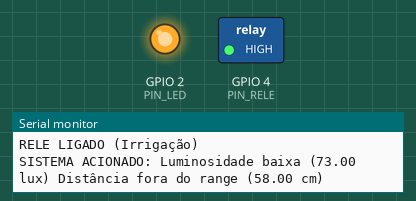
This sketch was run on a simulated ESP32. Shown: switched loads named in the sketch (green lamp = pin HIGH), output pins drawn as LEDs (lit = HIGH), the last lines printed to the serial monitor. WiFi joins after 1.5 s; servers stay silent unless stated; random numbers use the default seed unless the sketch sets one.

Above: at 2.1 s.
At 80.6 s:
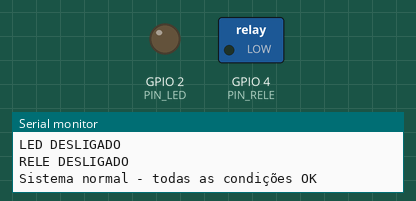
Timing chart, 0 to 88.1 s (numbered marks = the images above):
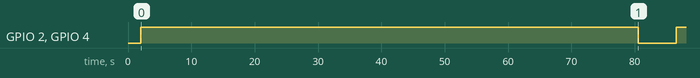

Measured:
- by itself, GPIO 2 (PIN_LED), GPIO 4 (PIN_RELE): LOW → HIGH at 2.0 s, → LOW 78.6 s later, → HIGH 6.0 s later

The sketch:

main.ino
```cpp
/*
 * MOLHA.ME - Sistema IoT Simplificado
 *
 * FUNCIONALIDADES:
 * 1. Regras locais: temperatura, umidade, luminosidade, distância
 * 2. Integração API: enviar leituras (POST) e buscar thresholds (GET)
 * 3. Fail-safe: valores padrão se API não responder
 * 4. Controle de LED/relé baseado em regras locais
 */

#include <WiFi.h>
#include <HTTPClient.h>
#include <ArduinoJson.h>

// ===========================================
// CONFIGURAÇÕES WIFI
// ===========================================
const char* ssid = "Seu wifi";
const char* password = "A senha dele";

// ===========================================
// CONFIGURAÇÕES API
// ===========================================
const char* serverUrl = "http://SEUIP:3000"; // Substitua pelo seu IP
const char* apiSendData = "/api/send-data";
const char* apiGetThresholds = "/api/get-thresholds";

// ===========================================
// PINOS DOS SENSORES E ATUADORES
// ===========================================
const int PIN_TEMPERATURA = 34;    // Sensor de temperatura (DHT22)
const int PIN_UMIDADE = 35;        // Sensor de umidade (DHT22)
const int PIN_LUMINOSIDADE = 36;   // Sensor de luminosidade (LDR)
const int PIN_DISTANCIA = 37;      // Sensor de distância (HC-SR04)
const int PIN_LED = 2;             // LED indicador
const int PIN_RELE = 4;            // Relé para bomba/irrigação

// ===========================================
// THRESHOLDS PADRÃO (FALLBACK)
// ===========================================
struct Thresholds {
  float temperatura_max = 30.0;     // °C
  float umidade_min = 40.0;        // %
  float luminosidade_min = 200.0;  // lux
  float distancia_min = 5.0;       // cm
  float distancia_max = 50.0;     // cm
};

Thresholds thresholds;
bool apiOnline = false;
unsigned long lastApiCheck = 0;
const unsigned long API_CHECK_INTERVAL = 30000; // 30 segundos

// ===========================================
// DADOS DOS SENSORES
// ===========================================
struct SensorData {
  float temperatura = 0.0;
  float umidade = 0.0;
  float luminosidade = 0.0;
  float distancia = 0.0;
  unsigned long timestamp = 0;
};

SensorData sensorData;

// ===========================================
// FUNÇÕES DE LEITURA DOS SENSORES
// ===========================================

float lerTemperatura() {
  // Simulação - substitua pela leitura real do DHT22
  return 20.0 + random(0, 200) / 10.0; // 20-40°C
}

float lerUmidade() {
  // Simulação - substitua pela leitura real do DHT22
  return 30.0 + random(0, 500) / 10.0; // 30-80%
}

float lerLuminosidade() {
  // Simulação - substitua pela leitura real do LDR
  return random(0, 1000); // 0-1000 lux
}

float lerDistancia() {
  // Simulação - substitua pela leitura real do HC-SR04
  return random(0, 100); // 0-100 cm
}

// ===========================================
// FUNÇÕES DE CONTROLE
// ===========================================

void acionarLED(bool ligar) {
  digitalWrite(PIN_LED, ligar ? HIGH : LOW);
  Serial.println(ligar ? "LED LIGADO" : "LED DESLIGADO");
}

void acionarRele(bool ligar) {
  digitalWrite(PIN_RELE, ligar ? HIGH : LOW);
  Serial.println(ligar ? "RELE LIGADO (Irrigação)" : "RELE DESLIGADO");
}

// ===========================================
// LÓGICA DE DECISÃO LOCAL
// ===========================================

void executarRegrasLocais() {
  bool acionarSistema = false;
  String motivo = "";

  // Regra 1: Temperatura muito alta
  if (sensorData.temperatura > thresholds.temperatura_max) {
    acionarSistema = true;
    motivo += "Temperatura alta (" + String(sensorData.temperatura) + "°C) ";
  }

  // Regra 2: Umidade muito baixa
  if (sensorData.umidade < thresholds.umidade_min) {
    acionarSistema = true;
    motivo += "Umidade baixa (" + String(sensorData.umidade) + "%) ";
  }

  // Regra 3: Luminosidade muito baixa
  if (sensorData.luminosidade < thresholds.luminosidade_min) {
    acionarSistema = true;
    motivo += "Luminosidade baixa (" + String(sensorData.luminosidade) + " lux) ";
  }

  // Regra 4: Distância fora do range
  if (sensorData.distancia < thresholds.distancia_min ||
      sensorData.distancia > thresholds.distancia_max) {
    acionarSistema = true;
    motivo += "Distância fora do range (" + String(sensorData.distancia) + " cm) ";
  }

  // Executar ação
  if (acionarSistema) {
    acionarLED(true);
    acionarRele(true);
    Serial.println("SISTEMA ACIONADO: " + motivo);
  } else {
    acionarLED(false);
    acionarRele(false);
    Serial.println("Sistema normal - todas as condições OK");
  }
}

// ===========================================
// COMUNICAÇÃO COM API
// ===========================================

bool buscarThresholdsDaAPI() {
  if (WiFi.status() != WL_CONNECTED) {
    return false;
  }

  HTTPClient http;
  http.begin(serverUrl + String(apiGetThresholds));
  http.addHeader("Content-Type", "application/json");

  int httpResponseCode = http.GET();

  if (httpResponseCode > 0) {
    String response = http.getString();
    Serial.println("Resposta da API: " + response);

    // Parse do JSON
    StaticJsonDocument<200> doc;
    DeserializationError error = deserializeJson(doc, response);

    if (!error) {
      thresholds.temperatura_max = doc["temperatura_max"] | thresholds.temperatura_max;
      thresholds.umidade_min = doc["umidade_min"] | thresholds.umidade_min;
      thresholds.luminosidade_min = doc["luminosidade_min"] | thresholds.luminosidade_min;
      thresholds.distancia_min = doc["distancia_min"] | thresholds.distancia_min;
      thresholds.distancia_max = doc["distancia_max"] | thresholds.distancia_max;

      Serial.println("Thresholds atualizados da API");
      return true;
    }
  }

  http.end();
  return false;
}

bool enviarDadosParaAPI() {
  if (WiFi.status() != WL_CONNECTED) {
    return false;
  }

  HTTPClient http;
  http.begin(serverUrl + String(apiSendData));
  http.addHeader("Content-Type", "application/json");

  // Criar JSON com dados dos sensores
  StaticJsonDocument<300> doc;
  doc["temperatura"] = sensorData.temperatura;
  doc["umidade"] = sensorData.umidade;
  doc["luminosidade"] = sensorData.luminosidade;
  doc["distancia"] = sensorData.distancia;
  doc["timestamp"] = sensorData.timestamp;
  doc["api_online"] = apiOnline;

  String jsonString;
  serializeJson(doc, jsonString);

  int httpResponseCode = http.POST(jsonString);

  if (httpResponseCode > 0) {
    Serial.println("Dados enviados para API com sucesso");
    return true;
  } else {
    Serial.println("Erro ao enviar dados para API: " + String(httpResponseCode));
    return false;
  }

  http.end();
  return false;
}

// ===========================================
// SETUP E LOOP PRINCIPAIS
// ===========================================

void setup() {
  Serial.begin(115200);

  // Configurar pinos
  pinMode(PIN_LED, OUTPUT);
  pinMode(PIN_RELE, OUTPUT);

  // Conectar WiFi
  WiFi.begin(ssid, password);
  Serial.print("Conectando ao WiFi");

  int tentativas = 0;
  while (WiFi.status() != WL_CONNECTED && tentativas < 20) {
    delay(500);
    Serial.print(".");
    tentativas++;
  }

  if (WiFi.status() == WL_CONNECTED) {
    Serial.println("\nWiFi conectado!");
    Serial.println("IP: " + WiFi.localIP().toString());
  } else {
    Serial.println("\nFalha ao conectar WiFi - usando modo offline");
  }

  // Inicializar sensores
  Serial.println("Inicializando sensores...");

  // Primeira leitura dos sensores
  lerSensores();

  Serial.println("Sistema iniciado!");
  Serial.println("Modo: " + String(apiOnline ? "Online" : "Offline"));
}

void lerSensores() {
  sensorData.temperatura = lerTemperatura();
  sensorData.umidade = lerUmidade();
  sensorData.luminosidade = lerLuminosidade();
  sensorData.distancia = lerDistancia();
  sensorData.timestamp = millis();

  Serial.println("=== LEITURA DOS SENSORES ===");
  Serial.println("Temperatura: " + String(sensorData.temperatura) + "°C");
  Serial.println("Umidade: " + String(sensorData.umidade) + "%");
  Serial.println("Luminosidade: " + String(sensorData.luminosidade) + " lux");
  Serial.println("Distância: " + String(sensorData.distancia) + " cm");
  Serial.println("=============================");
}

void loop() {
  unsigned long agora = millis();

  // Ler sensores a cada 5 segundos
  static unsigned long ultimaLeitura = 0;
  if (agora - ultimaLeitura >= 5000) {
    lerSensores();
    ultimaLeitura = agora;
  }

  // Verificar API a cada 30 segundos
  if (agora - lastApiCheck >= API_CHECK_INTERVAL) {
    Serial.println("Verificando API...");
    apiOnline = buscarThresholdsDaAPI();
    lastApiCheck = agora;

    Serial.println("API Status: " + String(apiOnline ? "Online" : "Offline"));
    if (apiOnline) {
      Serial.println("Usando thresholds da API");
    } else {
      Serial.println("Usando thresholds padrão (fail-safe)");
    }
  }

  // Enviar dados para API a cada 10 segundos
  static unsigned long ultimoEnvio = 0;
  if (agora - ultimoEnvio >= 10000) {
    if (apiOnline) {
      enviarDadosParaAPI();
    }
    ultimoEnvio = agora;
  }

  // Executar regras locais a cada 2 segundos
  static unsigned long ultimaRegra = 0;
  if (agora - ultimaRegra >= 2000) {
    executarRegrasLocais();
    ultimaRegra = agora;
  }

  delay(100); // Pequena pausa para estabilidade
}
```
